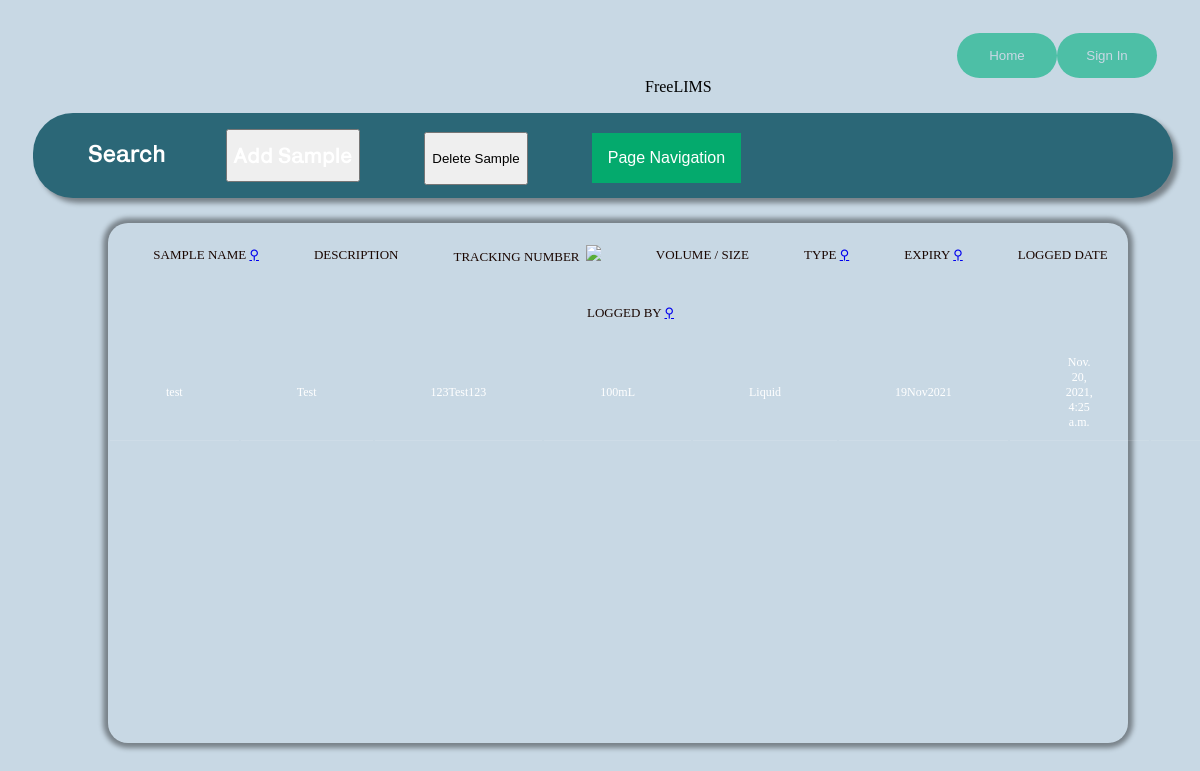
/Sample/, run on an earlier commit of the app's database.
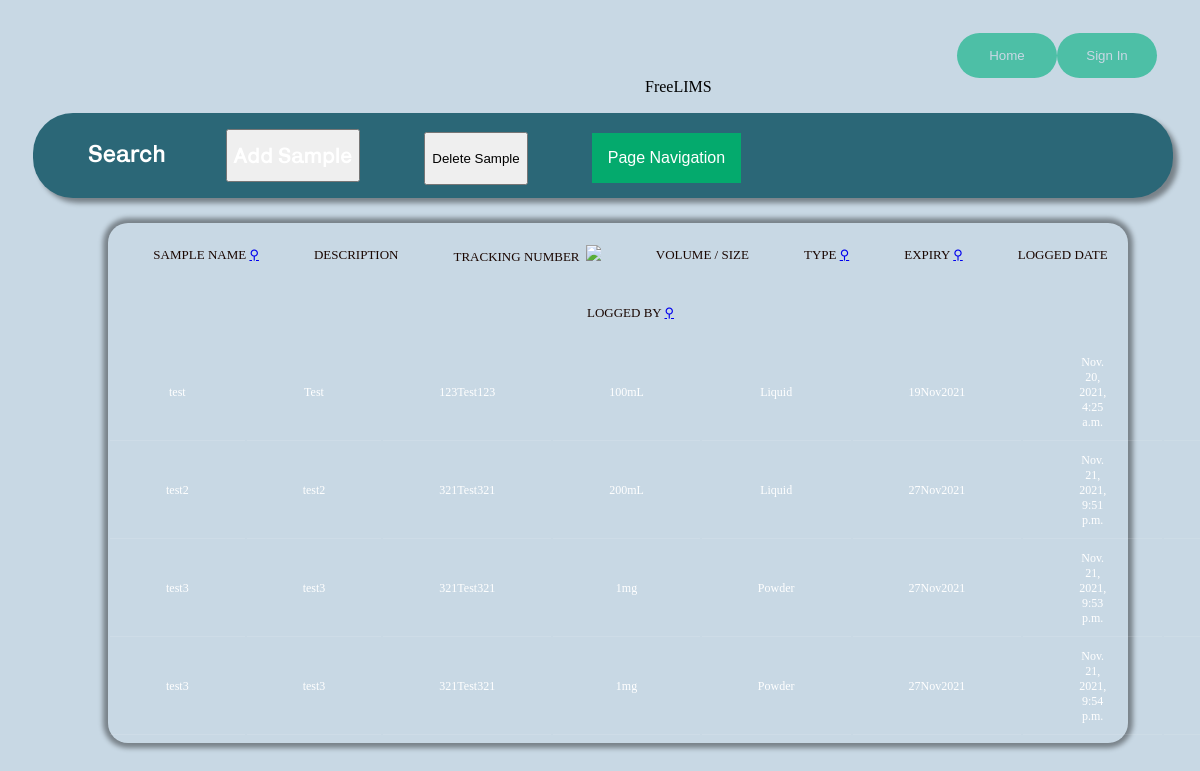
And on a later commit of the database.
### FreeLims/models.py (models this page shows)
class Sample(models.Model):
    SAMPLE_TYPE = (
        ('Solid', 'Solid'),
        ('Liquid', 'Liquid'),
        ('Powder', 'Powder')
    )
    organization = models.CharField(max_length=200)
    sample_name = models.CharField(max_length=100)
    sample_description = models.CharField(max_length=200)
    tracking_number = models.CharField(max_length=100)
    sample_volume = models.CharField(max_length=100)
    sample_quantity = models.IntegerField()
    sample_type = models.CharField(max_length=100, choices=SAMPLE_TYPE)
    expiration_date = models.CharField(max_length=100)
    logged_date = models.DateTimeField(default=datetime.now)
    logged_by = models.ForeignKey(User, on_delete=models.CASCADE)

### FreeLims/views.py (the view)
# urls.py: path('Sample/', views.Sample_page, name='Sample'),
def Sample_page(request):
    samples = Sample.objects.all()
    form = SampleForm()
    if request.method == 'POST':
        form = SampleForm(request.POST)
        if form.is_valid():
            form.save()
    context = {
        'form': form, 'samples': samples
               }
    return render(request, 'FreeLims/Sample.html', context)

### FreeLims/Templates/FreeLims/Sample.html (shortened to what this page needs)
{% extends 'FreeLims/base.html' %}
{% block content %}
<div class = "Table-attributes">
    <ul class="Table-attributes-ul">
        <li class = "Table-attributes-Nav-bar-Search">
            <div class="Search-span">
                <span class="Table-attributes-Nav-bar-text">Search</span>
            </div>
        </li>
        <li class = "Table-attributes-Nav-bar">
            <button>
                <a href ="#samplesubmit" class="sample-submit-text">Add Sample</a>
            </button>
        </li>
        <li class = "Table-attributes-Nav-bar">
            <input type="submit" value="Delete Sample" id="Delete_Sample" class="trigger">
        </li>
        <li class = "Table-attributes-Nav-bar">
            <div class="nav-dropdown">
                <button class="nav-dropbtn">Page Navigation</button>
            </div>
        </li>
    </ul>
</div>
<div class="table-container">
    <div class=“sample-tbl-header">
        <table class=“sample-table”>
            <thead>
            <tr>
              <th>
                  Sample Name
                  <a href="#" class="mglass-filter">
                      &#9906;
                  </a>
              </th>
              <th>Description</th>
              <th>
                  Tracking Number
                  <a href="#" >
                      {% load static %}
                      <img src="{% static 'FreeLims/filter.svg' %}" class="filter-icon"/>
                  </a>
              </th>
                <th>Volume / Size</th>
              <th>
                  Type
                  <a href="#" class="mglass-filter">
                      &#9906;
                  </a>
              </th>
              <th>
                  Expiry
                  <a href="#" class="mglass-filter">
                      &#9906;
                  </a>
              </th>
                <th>logged Date</th>
                <th>
              Logged By
              <a href="#" class="mglass-filter">
                      &#9906;
                  </a>
                </th>
            </tr>
          </thead>
        </table>
  </div>
  <div class=“sample-tbl-content">
    <table>
    {% for sample in samples %}
      <tbody>
        <tr>
            <td>{{ sample.sample_name}}</td>
            <td>{{sample.sample_description}}</td>
            <td>{{sample.tracking_number}}</td>
            <td>{{sample.sample_volume}}</td>
            <td>{{sample.sample_type}}</td>
            <td>{{sample.expiration_date}}</td>
            <td>{{sample.logged_date}}</td>
            <td>{{sample.logged_by}}</td>
        </tr>
      </tbody>
    {% endfor %}
    </table>
  </div>
</div>
{% load static %}
{% endblock %}

### FreeLims/Templates/FreeLims/base.html (shortened to what this page needs)
<!DOCTYPE html>
<html lang="en">
    <head>
        {% load static %}
        <link rel="stylesheet" type="text/css" href="{% static 'FreeLims/Style.css' %}">
    </head>
    <body class="Background">
        <div class="Top">
            <div class="Top-display-left">
            </div>
            <div class="Top-display-center">
                <header>
                    FreeLIMS
                </header>
            </div>
            <div class="Top-display-right-View">
                <a class="a-PageLink" href="{% url 'home' %}">
                    <button class="SignInView-btn">
                        <span>Home</span>
                    </button>
                </a>
                {% if user.is_authenticated %}
                <a class="a-PageLink" href="{% url 'logout' %}">
                    <button class="SignOutView-btn">
                        <span> Sign Out </span>
                    </button>
                </a>
                {% else %}
                <a class="a-PageLink" href="{% url 'login' %}">
                    <button class="SignInView-btn">
                        <span> Sign In </span>
                    </button>
                </a>
                {% endif %}
            </div>
        </div>
        {% block content %}
        {% endblock %}
        {% load static %}
    </body>
</html>

### FreeLims/static/FreeLims/Style.css (style rules this page uses)
.Background { background-color: #c8d8e4; }
.Top { overflow: hidden; text-align: center; justify-content: center; display: block; position: relative; width: 100%; }
.Top-display-left { display: inline-block; padding: 20px; margin: 5px; position: relative; float: left; }
.Top-display-center { display: inline-block; padding: 20px; margin-top: 50px; position: fixed; text-align: center; content: center; }
.Top-display-right-View { display: inline-flex; position: relative; padding: 0px; margin-top: 25px; margin-bottom: 20px; margin-left: 0px; margin-right: 35px; float: right; width: 200px; }
.SignInView-btn { position: relative; width: 100px; height: 45px; background: #4dbfa6; border-radius: 35px; background-repeat:no-repeat; border: none; cursor:pointer; overflow: hidden; outline:none; color: #c8d8e4; text-align: center; content: center; }
.a-PageLink { color: #FFFFFF; text-decoration: none; }
.Table-attributes { position: absolute; display: flex; text-align: center; align: center; width: 95%; margin-left: 25px; margin-top: 15px; height: 85px; background-color: #2b6777; box-shadow: 1px 1px 5px #555 inset; border-radius: 40px; border: 5px #2b6777; -webkit-box-shadow: 5px 5px 5px rgba(0,0,0,0.4); -moz-box-shadow: 5px 5px 5px rgba(0,0,0,0.4); }
.Table-attributes-Nav-bar-Search { display: inline; position: relative; float: left; margin-left: 15px; margin-top: 10px; align-items: center; justify-content: center; }
.Table-attributes-Nav-bar { height: 100%; display: inline-flex; margin-left: 60px; position: relative; align-items: center text-align: center; justify-content: center list-style: none; }
.Table-attributes-Nav-bar-text { font-family: "karrikregular"; font-size: 25px; color: white; }
.sample-submit-text { position: relative; text-decoration: none; color: white; font-family: "karrikregular"; font-size: 22.5px; color: white; }
.table-container { position: fixed; display: block; text-align: center; align: center; width: 85%; margin-left: 100px; margin-top: 125px; height: 65%; background-color: #c8d8e4; box-shadow: 1px 1px 5px #555 inset; border-radius: 20px; -webkit-box-shadow: 0px 0px 5px 5px rgba(0,0,0,0.4); -moz-box-shadow: 5px 0px 0px 5px rgba(0,0,0,0.4); }
th { display: inline-block; font-weight: bold; position: relative; margin-left: 25px; padding: 20px 15px; margin-left: 200px text-align: left; font-weight: 500; font-size: 13px; color: #1a0600; text-transform: uppercase; }
td { text-align: middle; padding: 10px 56px; font-weight: 300; font-size: 12px; color: #fff; border-bottom: solid 1px rgba(255,255,255,0.1); }
.filter-icon { font-size: 20px; width: 15px; height: auto; margin-left: 3px; display: inline-block; color: #1a0600; font-weight: bold; text-decoration: none; cursor:pointer; pointer-events: none; transition: transform 250ms; transition-timing-function: ease-in-out; }
.nav-dropbtn { background-color: #04AA6D; color: white; padding: 16px; font-size: 16px; border: none; }
.nav-dropdown { position: relative; display: inline-block; }

What changed in the data, as far as the page shows it:
added Sample: sample_name "test2", sample_description "test2", tracking_number "321Test321", sample_volume "200mL", sample_type "Liquid", expiration_date "27Nov2021", logged_date "Nov. 21, 2021, 9:51 p.m."
added Sample: sample_name "test3", sample_description "test3", tracking_number "321Test321", sample_volume "1mg", sample_type "Powder", expiration_date "27Nov2021", logged_date "Nov. 21, 2021, 9:53 p.m."
added Sample: sample_name "test3", sample_description "test3", tracking_number "321Test321", sample_volume "1mg", sample_type "Powder", expiration_date "27Nov2021", logged_date "Nov. 21, 2021, 9:54 p.m."
